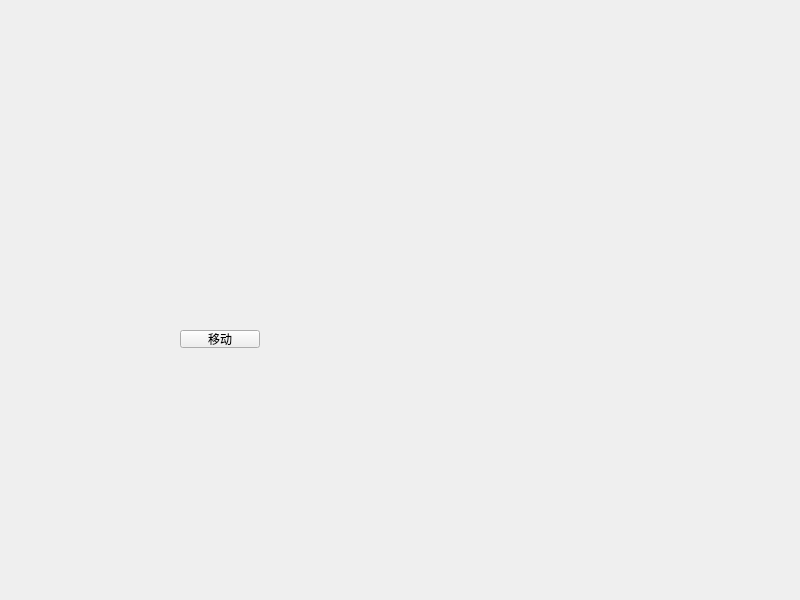
<?xml version="1.0" encoding="UTF-8"?>
<ui version="4.0">
 <class>Widget</class>
 <widget class="QWidget" name="Widget">
  <property name="geometry">
   <rect>
    <x>0</x>
    <y>0</y>
    <width>800</width>
    <height>600</height>
   </rect>
  </property>
  <property name="windowTitle">
   <string>Widget</string>
  </property>
  <widget class="QPushButton" name="pushButton">
   <property name="geometry">
    <rect>
     <x>180</x>
     <y>330</y>
     <width>80</width>
     <height>18</height>
    </rect>
   </property>
   <property name="text">
    <string>移动</string>
   </property>
  </widget>
 </widget>
 <resources/>
 <connections/>
</ui>
